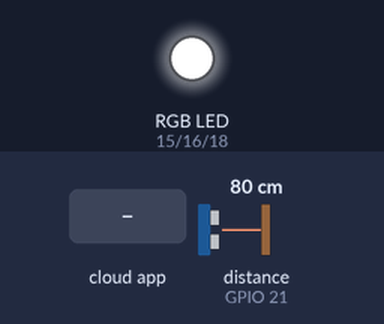
Bench run of a sketch on a simulated ESP32. Shown: an RGB LED mixed from three pins (HIGH = lit). Inputs (shaded band) come from the test bench; at power-on: distance to the obstacle (sensor on GPIO 21) 80 cm. The echo pulse lasts 58.3 µs per cm; WiFi joins after 1.5 s; servers stay silent unless stated; no MQTT or app messages arrive unless stated; pins used as bus, display or sensor lines are not drawn; what the sketch prints to the serial monitor is not drawn.

Above: at 2.7 s.
2.8 s: the phone or cloud app sets boton2 to ON
At 3.4 s:
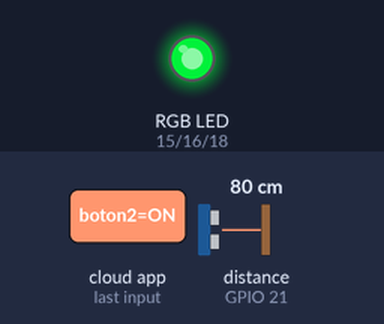
At 6.4 s:
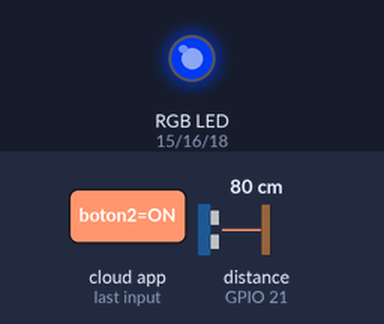
6.7 s: distance to the obstacle (sensor on GPIO 21) set to 34 cm
10.7 s: distance to the obstacle (sensor on GPIO 21) set to 28 cm
12.2 s: distance to the obstacle (sensor on GPIO 21) set to 12 cm
At 15.8 s:
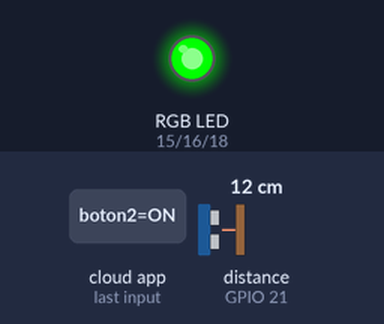
16.2 s: distance to the obstacle (sensor on GPIO 21) set to 9 cm
Timing chart, 0 to 19.2 s (numbered marks = the images above; inputs shaded):
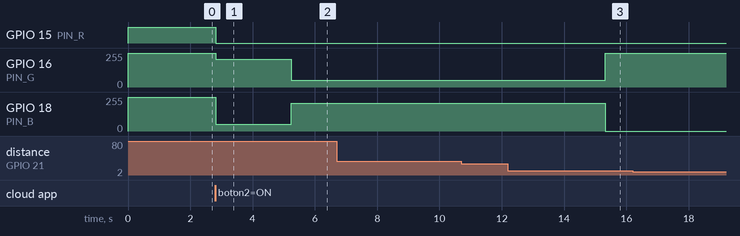

Measured:
- after the input at 2.8 s, GPIO 15 (PIN_R): HIGH → LOW after 0.01 s instead of 2.6 s; GPIO 16 (PIN_G): 255/255 → 209/255 at once, → 50/255 2.4 s later; GPIO 18 (PIN_B): 255/255 → 50/255 at once, → 209/255 2.4 s later
- after the input at 6.7 s, every drawn part: stays the same
- after the input at 10.7 s, every drawn part: stays the same
- after the input at 16.2 s, every drawn part: stays the same

The sketch:

ejercicio-parte3.ino
```cpp
#include <WiFi.h>
#include "Adafruit_MQTT.h"
#include "Adafruit_MQTT_Client.h"

// ---------------------- CONFIGURACIÓN WI-FI ----------------------
#define WLAN_SSID   "iPhone de Isolina"
#define WLAN_PASS   "rafa123456"

// ---------------------- CONFIGURACIÓN ADAFRUIT IO ----------------------
#define AIO_SERVER      "io.adafruit.com"
#define AIO_SERVERPORT  1883
#define AIO_USERNAME    "rafael135"
#define AIO_KEY         "////////////////"           //(no la subas a repositorio)

// ---------------------- PINES ----------------------
#define TRIG_PIN  17
#define ECHO_PIN  21
#define PIN_R     15
#define PIN_G     16
#define PIN_B     18

// ---------------------- AJUSTES ----------------------
#define RGB_ANODO_COMUN  false
#define PWM_FREQ         5000
#define PWM_RES          8
#define INTERVALO_PUBLICAR_MS 5000  // Adafruit gratis limita los datos por minuto: no bajar de 4-5 s
#define DIST_CERCA_CM    10
#define DIST_MEDIA_CM    30

// ---------------------- CLIENTE MQTT Y FEED ----------------------
WiFiClient client;
Adafruit_MQTT_Client mqtt(&client, AIO_SERVER, AIO_SERVERPORT, AIO_USERNAME, AIO_KEY);

// Publicar
Adafruit_MQTT_Publish feedDistancia = Adafruit_MQTT_Publish(&mqtt, AIO_USERNAME "/feeds/distancia");
Adafruit_MQTT_Subscribe feedBoton = Adafruit_MQTT_Subscribe(&mqtt, AIO_USERNAME "/feeds/boton2");


// ---------------------- ESTADO ----------------------
float ultimaDistancia = -1;
bool ledEncendido = false;            // última lectura válida (cm)
unsigned long ultimoPublicar = 0;
unsigned long ultimoPing = 0;

// ---------------------- PROTOTIPOS ----------------------
void conectarWiFi();
void conectarMQTT();
float leerDistanciaCm();
float distanciaPromedio(int muestras);
void escribirRGB(uint8_t r, uint8_t g, uint8_t b);
void actualizarLED();

// =====================================================================
void setup() {
  Serial.begin(115200);
  delay(10);

  pinMode(TRIG_PIN,OUTPUT);
  pinMode(ECHO_PIN,INPUT);

  ledcAttach(PIN_R, PWM_FREQ, PWM_RES);
  ledcAttach(PIN_G, PWM_FREQ, PWM_RES);
  ledcAttach(PIN_B, PWM_FREQ, PWM_RES);

  escribirRGB(255, 255, 255);

  conectarWiFi();

  mqtt.subscribe(&feedBoton);
}

// =====================================================================
void loop() {
  conectarMQTT();   // mantiene la conexión con Adafruit (reconecta si se cae)

  Adafruit_MQTT_Subscribe *sub;

  while ((sub = mqtt.readSubscription(200))) {

    if (sub == &feedBoton) {

      const char *msg = (char *)feedBoton.lastread;

      ledEncendido = (strcmp(msg, "ON") == 0);

      Serial.print("boton-led: ");
      Serial.println(msg);

      actualizarLED();
    }
  }

  // Leer el ultrasónico y publicar cada cierto tiempo
  if (millis() - ultimoPublicar >= INTERVALO_PUBLICAR_MS) {
    ultimoPublicar = millis();

    float d = distanciaPromedio(5);
    if (d > 0) {
      ultimaDistancia = d;
      Serial.print("Distancia: "); Serial.print(d, 1); Serial.println(" cm");

      if (!feedDistancia.publish(d)) {
        Serial.println("Error al publicar la distancia");
      }
    } else {
      Serial.println("Lectura fuera de rango o sin eco");
    }

    actualizarLED();   // el color depende de la última distancia leída
  }

  // Mantener viva la conexión MQTT
  if (millis() - ultimoPing >= 30000) {
    ultimoPing = millis();
    mqtt.ping();
  }
}

// =====================================================================
//  ULTRASÓNICO HC-SR04
// =====================================================================
float leerDistanciaCm() {
  digitalWrite(TRIG_PIN, LOW);
  delayMicroseconds(2);
  digitalWrite(TRIG_PIN, HIGH);
  delayMicroseconds(10);
  digitalWrite(TRIG_PIN, LOW);

  long duracion = pulseIn(ECHO_PIN, HIGH, 30000);
  if (duracion == 0) return -1;   // no hubo eco

  float distancia = (duracion * 0.0343) / 2;

  // Rango útil del sensor: 2 a 100 cm
  if (distancia < 2 || distancia > 100) return -1;
  return distancia;
}

// Promedia varias lecturas para reducir el ruido
float distanciaPromedio(int muestras) {
  float suma = 0;
  int validas = 0;
  for (int i = 0; i < muestras; i++) {
    float d = leerDistanciaCm();
    if (d > 0) { suma += d; validas++; }
    delay(40);   // espera entre mediciones para que no se mezclen los ecos
  }
  return (validas > 0) ? suma / validas : -1;
}

// =====================================================================
//  LED RGB
// =====================================================================
void escribirRGB(uint8_t r, uint8_t g, uint8_t b) {
  if (RGB_ANODO_COMUN) {
    r = 255 - r;  g = 255 - g;  b = 255 - b;
  }
  ledcWrite(PIN_R, r);
  ledcWrite(PIN_G, g);
  ledcWrite(PIN_B, b);
}

// El color debe cambiar solo según la última distancia leída.
void actualizarLED() {
  if (ledEncendido == false) {
    escribirRGB(0, 0, 0);
    return;
  }

  if (ultimaDistancia < DIST_CERCA_CM) {
    escribirRGB(0,210,50);
  } else if (ultimaDistancia < DIST_MEDIA_CM) {
    escribirRGB(0,255,0);
  } else {
    escribirRGB(0,50,210);
  }
}

// =====================================================================
//  CONEXIONES
// =====================================================================
void conectarWiFi() {
  Serial.print("Conectando a "); Serial.println(WLAN_SSID);
  WiFi.begin(WLAN_SSID, WLAN_PASS);
  while (WiFi.status() != WL_CONNECTED) {
    delay(500);
    Serial.print(".");
  }
  Serial.println();
  Serial.print("WiFi conectado. IP: "); Serial.println(WiFi.localIP());
}

void conectarMQTT() {
  if (mqtt.connected()) return;

  Serial.print("Conectando a Adafruit IO... ");
  int8_t ret;
  uint8_t intentos = 3;
  while ((ret = mqtt.connect()) != 0) {
    Serial.println(mqtt.connectErrorString(ret));
    Serial.println("Reintentando en 5 segundos...");
    mqtt.disconnect();
    delay(5000);
    if (--intentos == 0) {
      Serial.println("No se pudo conectar. Reiniciando la ESP32...");
      ESP.restart();
    }
  }
  Serial.println("¡Conectado a Adafruit IO!");
}
```
